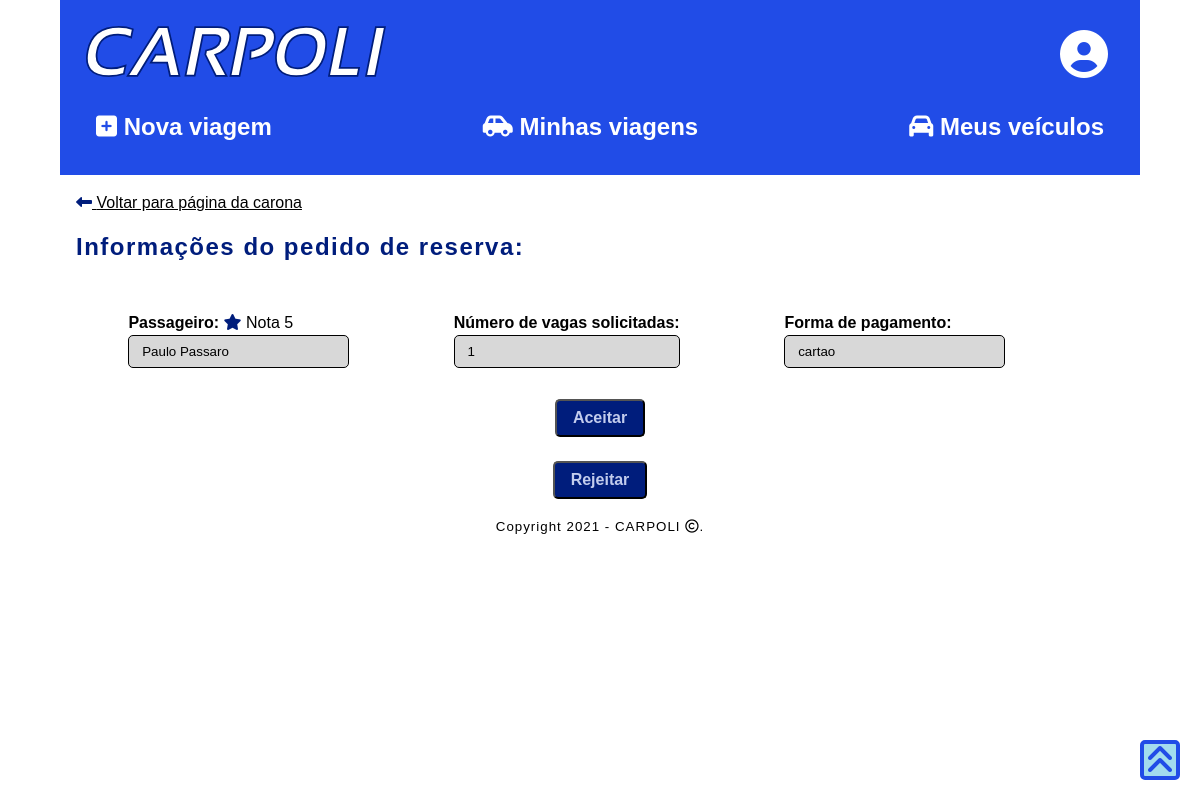
The app's page /caronas/minhas_caronas/9/aceitar_solicitacao/12/ (signed in) with its own data.
### caronas/models.py (models this page shows, shortened)
class Carona_Passageiros(models.Model):
    CARTAO = 'cartao'
    DINHEIRO = 'dinheiro'
    TIPO_PAGAMENTO_CHOICES = [
        (CARTAO, 'Cartão'),
        (DINHEIRO, 'Dinheiro'),
    ]
    id_passageiro = models.ForeignKey(Profile, on_delete=models.CASCADE)
    id_cartao_passageiro = models.ForeignKey(Cartao_Passageiro, on_delete=models.CASCADE, null=True)
    id_carona = models.ForeignKey(Carona, on_delete=models.CASCADE)
    num_pessoas = models.IntegerField()
    tipo_pagamento = models.CharField(max_length=20,choices=TIPO_PAGAMENTO_CHOICES)

class Profile(models.Model):
    user = models.OneToOneField(User, on_delete=models.CASCADE)
    nascimento = models.DateField()
    cpf = models.CharField(max_length=11, unique=True)
    telefone = models.CharField(max_length=11)
    cep = models.CharField(max_length=8)
    estado = models.CharField(max_length=50)
    cidade = models.CharField(max_length=50)
    endereco = models.CharField(max_length=255)
    bairro = models.CharField(max_length=255)
    num_residencia = models.CharField(max_length=8)
    complemento = models.CharField(max_length=50, null=True, default="-")
    is_condutor = models.BooleanField(default=False)
    is_passageiro = models.BooleanField(default=False)
    is_admin = models.BooleanField(default=False)
    status = models.ForeignKey(Status, on_delete=models.CASCADE)

### caronas/views.py (the view, shortened to what this page needs)
# urls.py: path('minhas_caronas/<int:carona_id>/aceitar_solicitacao/<int:carona_passageiros_id>/', views.aceitar_solicitacao, name='aceitar_solicitacao'),
@login_required
def aceitar_solicitacao(request, carona_id, carona_passageiros_id):
    usuario = get_object_or_404(Profile, user=request.user)
    carona = get_object_or_404(Carona, pk=carona_id)
    carona_passageiros = get_object_or_404(Carona_Passageiros, pk=carona_passageiros_id)
    if usuario.is_condutor and carona.id_condutor.id_user.user==request.user:
        nota = 0
        if Avaliacao.objects.filter(id_passageiro = carona_passageiros.id_passageiro, passageiro_avaliou=False).exists():
            n_avaliacoes = Avaliacao.objects.filter(id_passageiro = carona_passageiros.id_passageiro, passageiro_avaliou=False).count()
            avaliacoes_list = Avaliacao.objects.filter(id_passageiro = carona_passageiros.id_passageiro, passageiro_avaliou=False)
            for avaliacao in avaliacoes_list:
                nota += avaliacao.nota_avaliacao
            nota = nota / n_avaliacoes
        else:
            nota = 5
        context = {'carona_passageiros': carona_passageiros, 'carona': carona, 'nota': nota}
        return render(request, 'caronas/aceitar_solicitacao.html', context)
    else:
        return HttpResponseRedirect(reverse('sem_acesso'))

### caronas/templates/caronas/aceitar_solicitacao.html (shortened to what this page needs)
{% extends 'base_condutor.html' %}
{% block content %}
<a href="{% url 'detail_carona_condutor' carona.id %}">
    <i class="fas fa-long-arrow-alt-left"></i>
    Voltar para página da carona
</a>
<h2>Informações do pedido de reserva:</h2>
<div class="div_container">
    <div class="div_subcont">
        <b> Passageiro: </b> <i class="fas fa-star"></i> Nota {{ nota }}
        <br>
        <input type="text" value="{{carona_passageiros.id_passageiro.user.get_full_name}}" name="id_passageiro" maxlength="50" disabled/>
    </div>
    <div class="div_subcont">
        <b> Número de vagas solicitadas: </b>
        <br>
        <input type="text" value="{{carona_passageiros.num_pessoas}}" disabled/>
    </div>
    <div class="div_subcont">
        <b> Forma de pagamento: </b>
        <br>
        <input type="text" value="{{carona_passageiros.tipo_pagamento}}" disabled/>
    </div>
</div>
<form method='post' action="{% url 'aceitar_solicitacao' carona.id carona_passageiros.id %}">
    <button type="submit" name="btn_aceitar" class="center">Aceitar</button>
</form><br />
<form method='post' action="{% url 'aceitar_solicitacao' carona.id carona_passageiros.id %}">
    <button type="submit" name="btn_rejeitar" class="center">Rejeitar</button>
</form>
{% endblock content %}

### static/style.css (style rules this page uses)
:root { --primary-color: #000000; --secondary-color: #001d7c; --terciary-color: #A2DCEE; --primary-background: #ffffff; --secondary-background: #214CE7; --terciary-background: #C2CCED; font-size: 16px; line-height: 1.5em; }
* { font-family:'Trebuchet MS', 'Lucida Sans Unicode', 'Lucida Grande', 'Lucida Sans', Arial, sans-serif; color: var(--primary-color); box-sizing: border-box; }
.div_container { max-width: 100%; display: flex; flex-direction: row; flex-wrap: wrap; }
.div_subcont { min-width:min-content; padding-left: 2%; padding-right: 2%; justify-content: center; margin: 3%; }
html { background-color: var(--primary-background); height: 100%; scroll-behavior: smooth; }
body { background-color: var(--primary-background); display: flex; flex-direction: column; padding: 0; margin:0; border:0; }
h1, h2, h3 { color: var(--secondary-color); letter-spacing: 1.5px; text-align: left; }
input, textarea, select { display: block; width: 100%; max-width: 500px; border: 1px solid var(--secondary-background); border-radius: 5px; background-color: rgba(200, 200, 200, .4); margin-right: 1rem; padding: 0.5rem 0.8rem; }
input[disabled], select[disabled] { display: block; width: 100%; max-width: 500px; border: 1px solid black; border-radius: 5px; background-color: rgba(200, 200, 200, .7); margin-right: 1rem; padding: 0.5rem 0.8rem; color:black; }
button { background-color: var(--secondary-color); color: var(--terciary-background); border-radius: 5px; font-size: medium; font-weight: bold; padding: 0.5rem 1rem; }
.fas { color: var(--secondary-color); }
.center { margin-left: auto; margin-right: auto; display: block; text-align: center; margin-top: 0px; margin-bottom: 0px; }

### records on screen
Carona_Passageiros: id_passageiro "Paulo Passaro", num_pessoas "1", tipo_pagamento "cartao"

### other values on screen
{{ nota }} "5"
